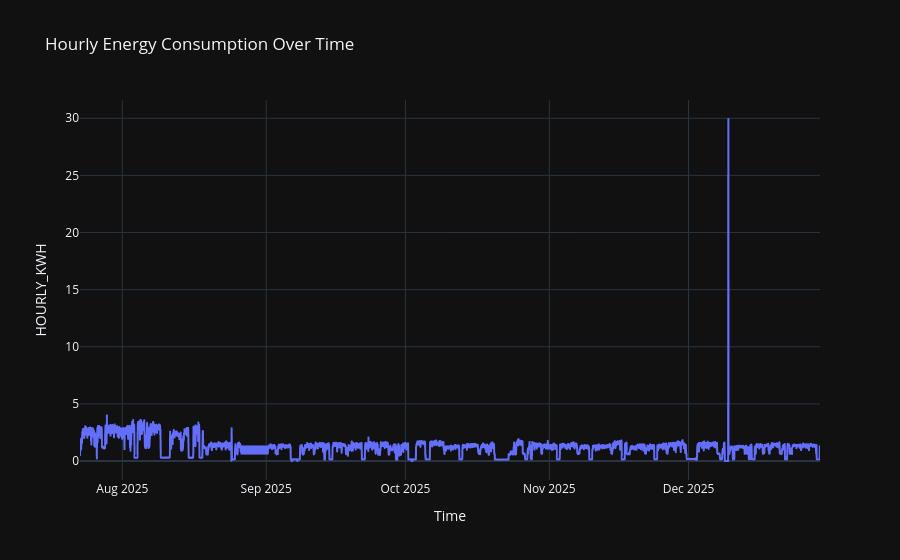

The notebook cell this image was saved under:
### Code cell
fig = px.line(
    hourly_df,
    x=hourly_df.index,
    y='HOURLY_KWH',
    title='Hourly Energy Consumption Over Time'
)

fig.update_layout(
    xaxis_title='Time',
    yaxis_title='HOURLY_KWH',
    template='plotly_dark',
    hovermode='x unified'
)

fig.show()

### Figure 1 — Plotly figure (JSON) as saved in the notebook; plotly's stock layout.template omitted (floating-point values rounded to 4 significant figures; data arrays with more than 128 entries replaced by an {"elided": "..."} marker saying what was removed)
{"data": [{"hovertemplate": "index=%{x}<br>HOURLY_KWH=%{y}<extra></extra>", "legendgroup": "", "line": {"color": "#636efa", "dash": "solid"}, "marker": {"symbol": "circle"}, "mode": "lines", "name": "", "showlegend": false, "type": "scattergl", "x": {"elided": "3828 str values"}, "xaxis": "x", "y": {"elided": "3828 float values"}, "yaxis": "y"}], "layout": {"hovermode": "x unified", "legend": {"tracegroupgap": 0}, "title": {"text": "Hourly Energy Consumption Over Time"}, "xaxis": {"anchor": "y", "domain": [0, 1], "title": {"text": "Time"}}, "yaxis": {"anchor": "x", "domain": [0, 1], "title": {"text": "HOURLY_KWH"}}}}
